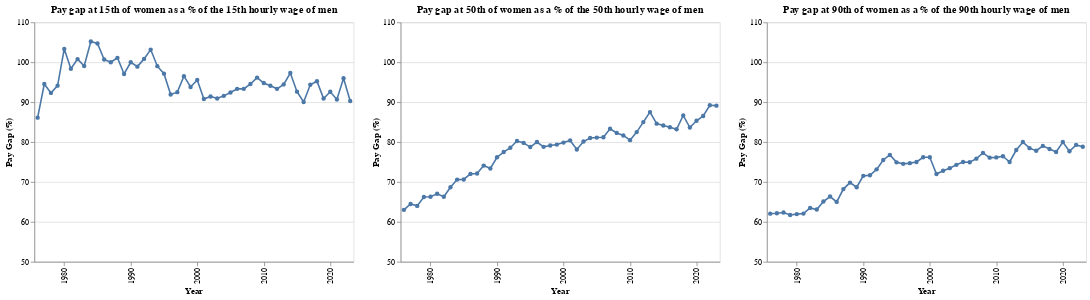

Write notebook code for a chart like this one.
### Code cell
gender_wages = (
    asec.groupby(["YEAR", "SEX"])["HOURLYWAGE"]
    .apply(lambda x: x.quantile([0.15, 0.5, 0.9]))
    .unstack()
    .reset_index()
)
gender_wages.columns = ["YEAR", "SEX", "15th", "50th", "90th"]


# Separate data into male and female
male_wages = gender_wages[gender_wages['SEX'] == 'Male'].drop('SEX', axis=1).set_index('YEAR')
female_wages = gender_wages[gender_wages['SEX'] == 'Female'].drop('SEX', axis=1).set_index('YEAR')

# Calculate female wage as a percentage of male wage
wage_percentages = female_wages.divide(male_wages).reset_index()
wage_percentages['SEX'] = 'Female as % of Male'

# Melting the DataFrame for easier plotting with Altair
wage_melted = wage_percentages.melt(id_vars=['YEAR', 'SEX'], value_vars=['15th', '50th', '90th'],
                                    var_name='Percentile', value_name='HOURLYWAGE_PERCENT')
wage_melted["HOURLYWAGE_PERCENT"] *= 100

def create_percentile_chart(percentile_name, ymin=50, ymax=110):
    # Filter data for the specified percentile
    subset = wage_melted[wage_melted['Percentile'] == percentile_name]
    chart = alt.Chart(subset).mark_line(point=True).encode(
        x=alt.X('YEAR:O', axis=alt.Axis(values=list(range(1980, 2030, 10))), title='Year'),
        y=alt.Y('HOURLYWAGE_PERCENT:Q', scale=alt.Scale(domain=[ymin, ymax]), title='Pay Gap (%)'),
        tooltip=['YEAR', 'SEX', 'HOURLYWAGE_PERCENT']
    ).properties(
        width=400,
        title=f'Pay gap at {percentile_name} of women as a % of the {percentile_name} hourly wage of men'
    )
    return chart

create_percentile_chart("15th") | create_percentile_chart("50th") | create_percentile_chart("90th")

### Figure 1 — Vega-Lite specification as saved in the notebook (floating-point values rounded to 4 significant figures)
{"config": {"view": {"continuousWidth": 300, "continuousHeight": 300}}, "hconcat": [{"data": {"name": "data-79790f5ea573399c13a8b2c0f3073170"}, "mark": {"type": "line", "point": true}, "encoding": {"tooltip": [{"field": "YEAR", "type": "quantitative"}, {"field": "SEX", "type": "nominal"}, {"field": "HOURLYWAGE_PERCENT", "type": "quantitative"}], "x": {"axis": {"values": [1980, 1990, 2000, 2010, 2020]}, "field": "YEAR", "title": "Year", "type": "ordinal"}, "y": {"field": "HOURLYWAGE_PERCENT", "scale": {"domain": [50, 110]}, "title": "Pay Gap (%)", "type": "quantitative"}}, "title": "Pay gap at 15th of women as a % of the 15th hourly wage of men", "width": 400}, {"data": {"name": "data-ccf360141a2f55d7bb5ee1902222207d"}, "mark": {"type": "line", "point": true}, "encoding": {"tooltip": [{"field": "YEAR", "type": "quantitative"}, {"field": "SEX", "type": "nominal"}, {"field": "HOURLYWAGE_PERCENT", "type": "quantitative"}], "x": {"axis": {"values": [1980, 1990, 2000, 2010, 2020]}, "field": "YEAR", "title": "Year", "type": "ordinal"}, "y": {"field": "HOURLYWAGE_PERCENT", "scale": {"domain": [50, 110]}, "title": "Pay Gap (%)", "type": "quantitative"}}, "title": "Pay gap at 50th of women as a % of the 50th hourly wage of men", "width": 400}, {"data": {"name": "data-e6c9465cdf2a2624ee882ec6a97c8d0f"}, "mark": {"type": "line", "point": true}, "encoding": {"tooltip": [{"field": "YEAR", "type": "quantitative"}, {"field": "SEX", "type": "nominal"}, {"field": "HOURLYWAGE_PERCENT", "type": "quantitative"}], "x": {"axis": {"values": [1980, 1990, 2000, 2010, 2020]}, "field": "YEAR", "title": "Year", "type": "ordinal"}, "y": {"field": "HOURLYWAGE_PERCENT", "scale": {"domain": [50, 110]}, "title": "Pay Gap (%)", "type": "quantitative"}}, "title": "Pay gap at 90th of women as a % of the 90th hourly wage of men", "width": 400}], "$schema": "https://vega.github.io/schema/vega-lite/v5.16.3.json", "datasets": {"data-79790f5ea573399c13a8b2c0f3073170": [{"YEAR": 1976, "SEX": "Female as % of Male", "Percentile": "15th", "HOURLYWAGE_PERCENT": 86.11}, {"YEAR": 1977, "SEX": "Female as % of Male", "Percentile": "15th", "HOURLYWAGE_PERCENT": 94.55}, {"YEAR": 1978, "SEX": "Female as % of Male", "Percentile": "15th", "HOURLYWAGE_PERCENT": 92.31}, {"YEAR": 1979, "SEX": "Female as % of Male", "Percentile": "15th", "HOURLYWAGE_PERCENT": 94.13}, {"YEAR": 1980, "SEX": "Female as % of Male", "Percentile": "15th", "HOURLYWAGE_PERCENT": 103.3}, {"YEAR": 1981, "SEX": "Female as % of Male", "Percentile": "15th", "HOURLYWAGE_PERCENT": 98.36}, {"YEAR": 1982, "SEX": "Female as % of Male", "Percentile": "15th", "HOURLYWAGE_PERCENT": 100.8}, {"YEAR": 1983, "SEX": "Female as % of Male", "Percentile": "15th", "HOURLYWAGE_PERCENT": 99.06}, {"YEAR": 1984, "SEX": "Female as % of Male", "Percentile": "15th", "HOURLYWAGE_PERCENT": 105.2}, {"YEAR": 1985, "SEX": "Female as % of Male", "Percentile": "15th", "HOURLYWAGE_PERCENT": 104.7}, {"YEAR": 1986, "SEX": "Female as % of Male", "Percentile": "15th", "HOURLYWAGE_PERCENT": 100.7}, {"YEAR": 1987, "SEX": "Female as % of Male", "Percentile": "15th", "HOURLYWAGE_PERCENT": 100.0}, {"YEAR": 1988, "SEX": "Female as % of Male", "Percentile": "15th", "HOURLYWAGE_PERCENT": 101.1}, {"YEAR": 1989, "SEX": "Female as % of Male", "Percentile": "15th", "HOURLYWAGE_PERCENT": 97.06}, {"YEAR": 1990, "SEX": "Female as % of Male", "Percentile": "15th", "HOURLYWAGE_PERCENT": 100.0}, {"YEAR": 1991, "SEX": "Female as % of Male", "Percentile": "15th", "HOURLYWAGE_PERCENT": 98.9}, {"YEAR": 1992, "SEX": "Female as % of Male", "Percentile": "15th", "HOURLYWAGE_PERCENT": 100.8}, {"YEAR": 1993, "SEX": "Female as % of Male", "Percentile": "15th", "HOURLYWAGE_PERCENT": 103.2}, {"YEAR": 1994, "SEX": "Female as % of Male", "Percentile": "15th", "HOURLYWAGE_PERCENT": 99.01}, {"YEAR": 1995, "SEX": "Female as % of Male", "Percentile": "15th", "HOURLYWAGE_PERCENT": 97.14}, {"YEAR": 1996, "SEX": "Female as % of Male", "Percentile": "15th", "HOURLYWAGE_PERCENT": 91.91}, {"YEAR": 1997, "SEX": "Female as % of Male", "Percentile": "15th", "HOURLYWAGE_PERCENT": 92.5}, {"YEAR": 1998, "SEX": "Female as % of Male", "Percentile": "15th", "HOURLYWAGE_PERCENT": 96.52}, {"YEAR": 1999, "SEX": "Female as % of Male", "Percentile": "15th", "HOURLYWAGE_PERCENT": 93.8}, {"YEAR": 2000, "SEX": "Female as % of Male", "Percentile": "15th", "HOURLYWAGE_PERCENT": 95.56}, {"YEAR": 2001, "SEX": "Female as % of Male", "Percentile": "15th", "HOURLYWAGE_PERCENT": 90.8}, {"YEAR": 2002, "SEX": "Female as % of Male", "Percentile": "15th", "HOURLYWAGE_PERCENT": 91.43}, {"YEAR": 2003, "SEX": "Female as % of Male", "Percentile": "15th", "HOURLYWAGE_PERCENT": 90.91}, {"YEAR": 2004, "SEX": "Female as % of Male", "Percentile": "15th", "HOURLYWAGE_PERCENT": 91.58}, {"YEAR": 2005, "SEX": "Female as % of Male", "Percentile": "15th", "HOURLYWAGE_PERCENT": 92.41}, {"YEAR": 2006, "SEX": "Female as % of Male", "Percentile": "15th", "HOURLYWAGE_PERCENT": 93.33}, {"YEAR": 2007, "SEX": "Female as % of Male", "Percentile": "15th", "HOURLYWAGE_PERCENT": 93.33}, {"YEAR": 2008, "SEX": "Female as % of Male", "Percentile": "15th", "HOURLYWAGE_PERCENT": 94.55}, {"YEAR": 2009, "SEX": "Female as % of Male", "Percentile": "15th", "HOURLYWAGE_PERCENT": 96.15}, {"YEAR": 2010, "SEX": "Female as % of Male", "Percentile": "15th", "HOURLYWAGE_PERCENT": 94.79}, {"YEAR": 2011, "SEX": "Female as % of Male", "Percentile": "15th", "HOURLYWAGE_PERCENT": 94.11}, {"YEAR": 2012, "SEX": "Female as % of Male", "Percentile": "15th", "HOURLYWAGE_PERCENT": 93.33}, {"YEAR": 2013, "SEX": "Female as % of Male", "Percentile": "15th", "HOURLYWAGE_PERCENT": 94.44}, {"YEAR": 2014, "SEX": "Female as % of Male", "Percentile": "15th", "HOURLYWAGE_PERCENT": 97.3}, {"YEAR": 2015, "SEX": "Female as % of Male", "Percentile": "15th", "HOURLYWAGE_PERCENT": 92.63}, {"YEAR": 2016, "SEX": "Female as % of Male", "Percentile": "15th", "HOURLYWAGE_PERCENT": 90.04}, {"YEAR": 2017, "SEX": "Female as % of Male", "Percentile": "15th", "HOURLYWAGE_PERCENT": 94.36}, {"YEAR": 2018, "SEX": "Female as % of Male", "Percentile": "15th", "HOURLYWAGE_PERCENT": 95.24}, {"YEAR": 2019, "SEX": "Female as % of Male", "Percentile": "15th", "HOURLYWAGE_PERCENT": 90.91}, {"YEAR": 2020, "SEX": "Female as % of Male", "Percentile": "15th", "HOURLYWAGE_PERCENT": 92.59}, {"YEAR": 2021, "SEX": "Female as % of Male", "Percentile": "15th", "HOURLYWAGE_PERCENT": 90.67}, {"YEAR": 2022, "SEX": "Female as % of Male", "Percentile": "15th", "HOURLYWAGE_PERCENT": 96.0}, {"YEAR": 2023, "SEX": "Female as % of Male", "Percentile": "15th", "HOURLYWAGE_PERCENT": 90.28}], "data-ccf360141a2f55d7bb5ee1902222207d": [{"YEAR": 1976, "SEX": "Female as % of Male", "Percentile": "50th", "HOURLYWAGE_PERCENT": 63.0}, {"YEAR": 1977, "SEX": "Female as % of Male", "Percentile": "50th", "HOURLYWAGE_PERCENT": 64.47}, {"YEAR": 1978, "SEX": "Female as % of Male", "Percentile": "50th", "HOURLYWAGE_PERCENT": 64.0}, {"YEAR": 1979, "SEX": "Female as % of Male", "Percentile": "50th", "HOURLYWAGE_PERCENT": 66.24}, {"YEAR": 1980, "SEX": "Female as % of Male", "Percentile": "50th", "HOURLYWAGE_PERCENT": 66.28}, {"YEAR": 1981, "SEX": "Female as % of Male", "Percentile": "50th", "HOURLYWAGE_PERCENT": 67.03}, {"YEAR": 1982, "SEX": "Female as % of Male", "Percentile": "50th", "HOURLYWAGE_PERCENT": 66.29}, {"YEAR": 1983, "SEX": "Female as % of Male", "Percentile": "50th", "HOURLYWAGE_PERCENT": 68.68}, {"YEAR": 1984, "SEX": "Female as % of Male", "Percentile": "50th", "HOURLYWAGE_PERCENT": 70.59}, {"YEAR": 1985, "SEX": "Female as % of Male", "Percentile": "50th", "HOURLYWAGE_PERCENT": 70.62}, {"YEAR": 1986, "SEX": "Female as % of Male", "Percentile": "50th", "HOURLYWAGE_PERCENT": 72.02}, {"YEAR": 1987, "SEX": "Female as % of Male", "Percentile": "50th", "HOURLYWAGE_PERCENT": 72.12}, {"YEAR": 1988, "SEX": "Female as % of Male", "Percentile": "50th", "HOURLYWAGE_PERCENT": 74.1}, {"YEAR": 1989, "SEX": "Female as % of Male", "Percentile": "50th", "HOURLYWAGE_PERCENT": 73.37}, {"YEAR": 1990, "SEX": "Female as % of Male", "Percentile": "50th", "HOURLYWAGE_PERCENT": 76.19}, {"YEAR": 1991, "SEX": "Female as % of Male", "Percentile": "50th", "HOURLYWAGE_PERCENT": 77.49}, {"YEAR": 1992, "SEX": "Female as % of Male", "Percentile": "50th", "HOURLYWAGE_PERCENT": 78.58}, {"YEAR": 1993, "SEX": "Female as % of Male", "Percentile": "50th", "HOURLYWAGE_PERCENT": 80.27}, {"YEAR": 1994, "SEX": "Female as % of Male", "Percentile": "50th", "HOURLYWAGE_PERCENT": 79.78}, {"YEAR": 1995, "SEX": "Female as % of Male", "Percentile": "50th", "HOURLYWAGE_PERCENT": 78.74}, {"YEAR": 1996, "SEX": "Female as % of Male", "Percentile": "50th", "HOURLYWAGE_PERCENT": 80.0}, {"YEAR": 1997, "SEX": "Female as % of Male", "Percentile": "50th", "HOURLYWAGE_PERCENT": 78.79}, {"YEAR": 1998, "SEX": "Female as % of Male", "Percentile": "50th", "HOURLYWAGE_PERCENT": 79.12}, {"YEAR": 1999, "SEX": "Female as % of Male", "Percentile": "50th", "HOURLYWAGE_PERCENT": 79.37}, {"YEAR": 2000, "SEX": "Female as % of Male", "Percentile": "50th", "HOURLYWAGE_PERCENT": 79.86}, {"YEAR": 2001, "SEX": "Female as % of Male", "Percentile": "50th", "HOURLYWAGE_PERCENT": 80.41}, {"YEAR": 2002, "SEX": "Female as % of Male", "Percentile": "50th", "HOURLYWAGE_PERCENT": 78.12}, {"YEAR": 2003, "SEX": "Female as % of Male", "Percentile": "50th", "HOURLYWAGE_PERCENT": 80.12}, {"YEAR": 2004, "SEX": "Female as % of Male", "Percentile": "50th", "HOURLYWAGE_PERCENT": 81.0}, {"YEAR": 2005, "SEX": "Female as % of Male", "Percentile": "50th", "HOURLYWAGE_PERCENT": 81.12}, {"YEAR": 2006, "SEX": "Female as % of Male", "Percentile": "50th", "HOURLYWAGE_PERCENT": 81.2}, {"YEAR": 2007, "SEX": "Female as % of Male", "Percentile": "50th", "HOURLYWAGE_PERCENT": 83.33}, {"YEAR": 2008, "SEX": "Female as % of Male", "Percentile": "50th", "HOURLYWAGE_PERCENT": 82.29}, {"YEAR": 2009, "SEX": "Female as % of Male", "Percentile": "50th", "HOURLYWAGE_PERCENT": 81.65}, {"YEAR": 2010, "SEX": "Female as % of Male", "Percentile": "50th", "HOURLYWAGE_PERCENT": 80.48}, {"YEAR": 2011, "SEX": "Female as % of Male", "Percentile": "50th", "HOURLYWAGE_PERCENT": 82.5}, {"YEAR": 2012, "SEX": "Female as % of Male", "Percentile": "50th", "HOURLYWAGE_PERCENT": 85.0}, {"YEAR": 2013, "SEX": "Female as % of Male", "Percentile": "50th", "HOURLYWAGE_PERCENT": 87.5}, {"YEAR": 2014, "SEX": "Female as % of Male", "Percentile": "50th", "HOURLYWAGE_PERCENT": 84.62}, {"YEAR": 2015, "SEX": "Female as % of Male", "Percentile": "50th", "HOURLYWAGE_PERCENT": 84.13}, {"YEAR": 2016, "SEX": "Female as % of Male", "Percentile": "50th", "HOURLYWAGE_PERCENT": 83.72}, {"YEAR": 2017, "SEX": "Female as % of Male", "Percentile": "50th", "HOURLYWAGE_PERCENT": 83.2}, {"YEAR": 2018, "SEX": "Female as % of Male", "Percentile": "50th", "HOURLYWAGE_PERCENT": 86.67}, {"YEAR": 2019, "SEX": "Female as % of Male", "Percentile": "50th", "HOURLYWAGE_PERCENT": 83.64}, {"YEAR": 2020, "SEX": "Female as % of Male", "Percentile": "50th", "HOURLYWAGE_PERCENT": 85.33}, {"YEAR": 2021, "SEX": "Female as % of Male", "Percentile": "50th", "HOURLYWAGE_PERCENT": 86.54}, {"YEAR": 2022, "SEX": "Female as % of Male", "Percentile": "50th", "HOURLYWAGE_PERCENT": 89.23}, {"YEAR": 2023, "SEX": "Female as % of Male", "Percentile": "50th", "HOURLYWAGE_PERCENT": 89.12}], "data-e6c9465cdf2a2624ee882ec6a97c8d0f": [{"YEAR": 1976, "SEX": "Female as % of Male", "Percentile": "90th", "HOURLYWAGE_PERCENT": 62.04}, {"YEAR": 1977, "SEX": "Female as % of Male", "Percentile": "90th", "HOURLYWAGE_PERCENT": 62.15}, {"YEAR": 1978, "SEX": "Female as % of Male", "Percentile": "90th", "HOURLYWAGE_PERCENT": 62.34}, {"YEAR": 1979, "SEX": "Female as % of Male", "Percentile": "90th", "HOURLYWAGE_PERCENT": 61.73}, {"YEAR": 1980, "SEX": "Female as % of Male", "Percentile": "90th", "HOURLYWAGE_PERCENT": 61.94}, {"YEAR": 1981, "SEX": "Female as % of Male", "Percentile": "90th", "HOURLYWAGE_PERCENT": 62.07}, {"YEAR": 1982, "SEX": "Female as % of Male", "Percentile": "90th", "HOURLYWAGE_PERCENT": 63.49}, {"YEAR": 1983, "SEX": "Female as % of Male", "Percentile": "90th", "HOURLYWAGE_PERCENT": 63.09}, {"YEAR": 1984, "SEX": "Female as % of Male", "Percentile": "90th", "HOURLYWAGE_PERCENT": 65.09}, {"YEAR": 1985, "SEX": "Female as % of Male", "Percentile": "90th", "HOURLYWAGE_PERCENT": 66.34}, {"YEAR": 1986, "SEX": "Female as % of Male", "Percentile": "90th", "HOURLYWAGE_PERCENT": 65.0}, {"YEAR": 1987, "SEX": "Female as % of Male", "Percentile": "90th", "HOURLYWAGE_PERCENT": 68.21}, {"YEAR": 1988, "SEX": "Female as % of Male", "Percentile": "90th", "HOURLYWAGE_PERCENT": 69.84}, {"YEAR": 1989, "SEX": "Female as % of Male", "Percentile": "90th", "HOURLYWAGE_PERCENT": 68.68}, {"YEAR": 1990, "SEX": "Female as % of Male", "Percentile": "90th", "HOURLYWAGE_PERCENT": 71.53}, {"YEAR": 1991, "SEX": "Female as % of Male", "Percentile": "90th", "HOURLYWAGE_PERCENT": 71.67}, {"YEAR": 1992, "SEX": "Female as % of Male", "Percentile": "90th", "HOURLYWAGE_PERCENT": 73.15}, {"YEAR": 1993, "SEX": "Female as % of Male", "Percentile": "90th", "HOURLYWAGE_PERCENT": 75.5}, {"YEAR": 1994, "SEX": "Female as % of Male", "Percentile": "90th", "HOURLYWAGE_PERCENT": 76.77}, {"YEAR": 1995, "SEX": "Female as % of Male", "Percentile": "90th", "HOURLYWAGE_PERCENT": 74.92}, {"YEAR": 1996, "SEX": "Female as % of Male", "Percentile": "90th", "HOURLYWAGE_PERCENT": 74.53}, {"YEAR": 1997, "SEX": "Female as % of Male", "Percentile": "90th", "HOURLYWAGE_PERCENT": 74.71}, {"YEAR": 1998, "SEX": "Female as % of Male", "Percentile": "90th", "HOURLYWAGE_PERCENT": 75.0}, {"YEAR": 1999, "SEX": "Female as % of Male", "Percentile": "90th", "HOURLYWAGE_PERCENT": 76.19}, {"YEAR": 2000, "SEX": "Female as % of Male", "Percentile": "90th", "HOURLYWAGE_PERCENT": 76.18}, {"YEAR": 2001, "SEX": "Female as % of Male", "Percentile": "90th", "HOURLYWAGE_PERCENT": 71.98}, {"YEAR": 2002, "SEX": "Female as % of Male", "Percentile": "90th", "HOURLYWAGE_PERCENT": 72.79}, {"YEAR": 2003, "SEX": "Female as % of Male", "Percentile": "90th", "HOURLYWAGE_PERCENT": 73.45}, {"YEAR": 2004, "SEX": "Female as % of Male", "Percentile": "90th", "HOURLYWAGE_PERCENT": 74.29}, {"YEAR": 2005, "SEX": "Female as % of Male", "Percentile": "90th", "HOURLYWAGE_PERCENT": 75.0}, {"YEAR": 2006, "SEX": "Female as % of Male", "Percentile": "90th", "HOURLYWAGE_PERCENT": 74.92}, {"YEAR": 2007, "SEX": "Female as % of Male", "Percentile": "90th", "HOURLYWAGE_PERCENT": 75.83}, {"YEAR": 2008, "SEX": "Female as % of Male", "Percentile": "90th", "HOURLYWAGE_PERCENT": 77.27}, {"YEAR": 2009, "SEX": "Female as % of Male", "Percentile": "90th", "HOURLYWAGE_PERCENT": 76.09}, {"YEAR": 2010, "SEX": "Female as % of Male", "Percentile": "90th", "HOURLYWAGE_PERCENT": 76.15}, {"YEAR": 2011, "SEX": "Female as % of Male", "Percentile": "90th", "HOURLYWAGE_PERCENT": 76.44}, {"YEAR": 2012, "SEX": "Female as % of Male", "Percentile": "90th", "HOURLYWAGE_PERCENT": 75.0}, {"YEAR": 2013, "SEX": "Female as % of Male", "Percentile": "90th", "HOURLYWAGE_PERCENT": 78.0}, {"YEAR": 2014, "SEX": "Female as % of Male", "Percentile": "90th", "HOURLYWAGE_PERCENT": 80.0}, {"YEAR": 2015, "SEX": "Female as % of Male", "Percentile": "90th", "HOURLYWAGE_PERCENT": 78.46}, {"YEAR": 2016, "SEX": "Female as % of Male", "Percentile": "90th", "HOURLYWAGE_PERCENT": 77.82}, {"YEAR": 2017, "SEX": "Female as % of Male", "Percentile": "90th", "HOURLYWAGE_PERCENT": 79.04}, {"YEAR": 2018, "SEX": "Female as % of Male", "Percentile": "90th", "HOURLYWAGE_PERCENT": 78.26}, {"YEAR": 2019, "SEX": "Female as % of Male", "Percentile": "90th", "HOURLYWAGE_PERCENT": 77.5}, {"YEAR": 2020, "SEX": "Female as % of Male", "Percentile": "90th", "HOURLYWAGE_PERCENT": 80.0}, {"YEAR": 2021, "SEX": "Female as % of Male", "Percentile": "90th", "HOURLYWAGE_PERCENT": 77.69}, {"YEAR": 2022, "SEX": "Female as % of Male", "Percentile": "90th", "HOURLYWAGE_PERCENT": 79.28}, {"YEAR": 2023, "SEX": "Female as % of Male", "Percentile": "90th", "HOURLYWAGE_PERCENT": 78.81}]}}
